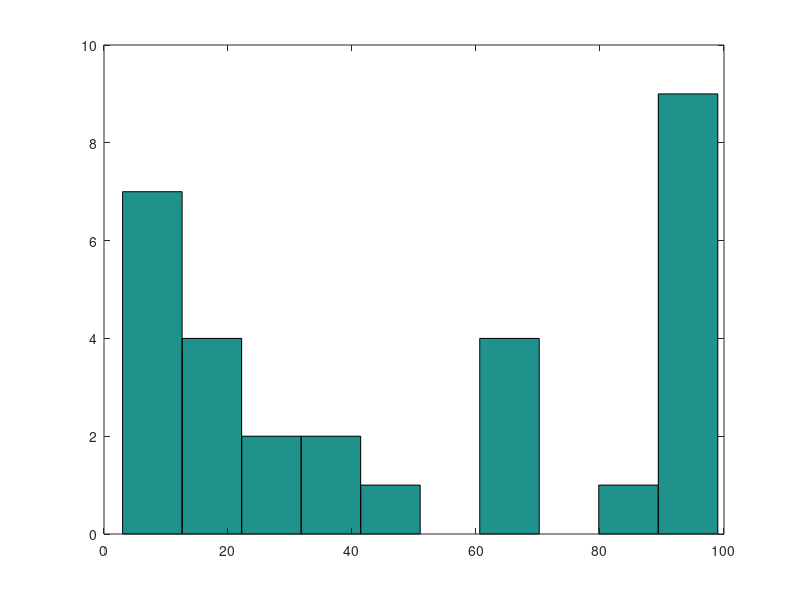

Reproduce this figure in MATLAB.
rand('seed',0)
x=fix(rand(1,30)*100);
length(find(x<9 & x>0))%[0<9]
length(find(x<19 & x>10))%[10<19]
length(find(x<29 & x>20))%[20<29]
length(find(x<39 & x>30))%[30<39]
length(find(x<49 & x>40))%[40<49]
length(find(x<59 & x>50))%[50<59]
length(find(x<69 & x>60))%[60<69]
length(find(x<79 & x>70))%[70<79]
length(find(x<89 & x>80))%[80<89]
length(find(x<99 & x>90))%[90<99]

hist(x)
[a,b]=hist(x)
a=hist(x,5:10:95);
[a,b]=hist(x,5:10:95);